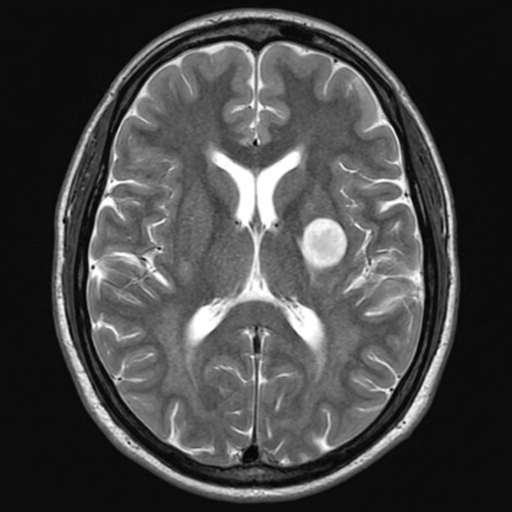
%> input picture Experiment_14/MATLAB/images/Brain_MRI.png, 512 x 512 px
$ octave --eval "result = task_14_1_rle_compression;"   (GNU Octave 9; MATLAB toolbox functions it lacks are replaced by stand-ins)
%> lines starting %> are read from the running program, lines starting %| are printed output that depends on the picture; in (x1, y1, x2, y2) boxes, pixels count from 0 and x2, y2 are one past the last pixel; in counts of white or black regions, pixels touching at a corner belong together; the program's own positions count from 1
%% Task 14.1: Custom Run-Length Encoding (RLE) Compressor & Bit-Exact Verification
% Experiment 14: Medical Image Compression and Quality Evaluation
% Author: Muhammad Ikrama (Reg ID: 60140)

function results = task_14_1_rle_compression()
    fprintf('================================================================================\n');
    fprintf('TASK 14.1: CUSTOM RUN-LENGTH ENCODING (RLE) COMPRESSOR (MATLAB)\n');
    fprintf('================================================================================\n');

    mri = imread(fullfile('..', 'Inputs', 'images', 'Brain_MRI.png'));
%> mri is the input picture: size 512x512 uint8; min 0, max 255, mean 69.9
    if size(mri, 3) == 3; mri = rgb2gray(mri); end

    % Otsu thresholding
    level = graythresh(mri);
%> level = 0.271
    binMask = uint8(imbinarize(mri, level) * 255);
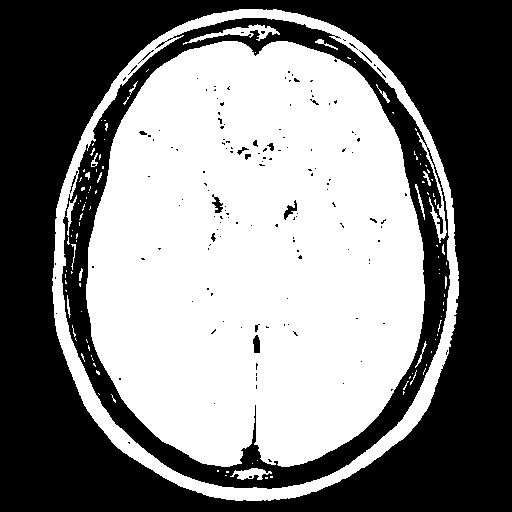
%> binMask: size 512x512 uint8; 50.7% white; 149 black regions (134 under 20 px), largest, box (x1, y1, x2, y2) and area: (0, 0, 512, 512) 102650, (62, 18, 450, 489) 25489, (253, 335, 260, 353) 102

    % RLE encode binary mask
    [valsBin, countsBin] = rle_encode_mat(binMask);
%> in rle_encode_mat, `diffs = find(flat(1:end-1) ~= flat(2:end));`: diffs = 4444 values from 26902 to 234792
%> in rle_encode_mat, `idx = [0 diffs n];`: idx = 4446 values from 0 to 262144
%> in rle_encode_mat, `counts = diff(idx);`: counts = 4445 values, max 27352 at index 4445, min 1 at index 19, mean 58.98
%> in rle_encode_mat, `vals = flat(idx(2:end));`: vals = 4445 values, max 255 at index 2, min 0 at index 1, mean 127.5
%> valsBin has the same summary as vals in rle_encode_mat; countsBin has the same summary as counts in rle_encode_mat
    compBytesBin = length(valsBin) * 3;
%> compBytesBin = 13335
    crBin = numel(binMask) / compBytesBin;
%> crBin = 19.66
    decBin = rle_decode_mat(valsBin, countsBin, size(binMask));
%> after the loop in rle_decode_mat, `for k = 1:length(vals)`: out = 4445 items
    mseBin = mean((double(binMask) - double(decBin)).^2, 'all');
%> mseBin = 0

    % RLE encode grayscale MRI
    [valsGray, countsGray] = rle_encode_mat(mri);
    compBytesGray = length(valsGray) * 3;
%> compBytesGray = 529476
    crGray = numel(mri) / compBytesGray;
%> crGray = 0.495
    decGray = rle_decode_mat(valsGray, countsGray, size(mri));
    mseGray = mean((double(mri) - double(decGray)).^2, 'all');
%> mseGray = 0

    fprintf('%-38s | %-10s | %-7s | %-10s | %-6s | %-6s\n', 'Input Target', 'Raw Bytes', 'Runs', 'RLE Bytes', 'CR', 'MSE');
    fprintf('----------------------------------------------------------------------------------------\n');
    fprintf('%-38s | %-10d | %-7d | %-10d | %-5.2fx | %-6.4f\n', 'Binary Otsu Mask (High Redundancy)', numel(binMask), length(valsBin), compBytesBin, crBin, mseBin);
%| Binary Otsu Mask (High Redundancy)     | 262144     | 4445    | 13335      | 19.66x | 0.0000
    fprintf('%-38s | %-10d | %-7d | %-10d | %-5.2fx | %-6.4f\n', 'Raw 8-bit Grayscale MRI (Noisy Pixels)', numel(mri), length(valsGray), compBytesGray, crGray, mseGray);
%| Raw 8-bit Grayscale MRI (Noisy Pixels) | 262144     | 176492  | 529476     | 0.50 x | 0.0000

    assert(mseBin == 0, 'Binary RLE reconstruction failed!');
    assert(mseGray == 0, 'Grayscale RLE reconstruction failed!');
    fprintf('>>> Task 14.1 Complete: Bit-exact verification verified (MSE = 0.0000).\n');
    results = struct('crBin', crBin, 'crGray', crGray, 'mseBin', mseBin, 'mseGray', mseGray);
%> results = {crBin 19.66, crGray 0.495, mseBin 0, mseGray 0}
end

function [vals, counts] = rle_encode_mat(img)
    flat = img(:)';
    n = length(flat);
    if n == 0; vals = []; counts = []; return; end
    diffs = find(flat(1:end-1) ~= flat(2:end));
    idx = [0 diffs n];
    counts = diff(idx);
    vals = flat(idx(2:end));
end

function img = rle_decode_mat(vals, counts, sz)
    out = cell(1, length(vals));
    for k = 1:length(vals)
        out{k} = repmat(vals(k), 1, counts(k));
    end
    img = reshape([out{:}], sz);
end

$ run again, with Experiment_14/MATLAB/images/Brain_PET_Moving.png copied over Experiment_14/MATLAB/images/Brain_MRI.png
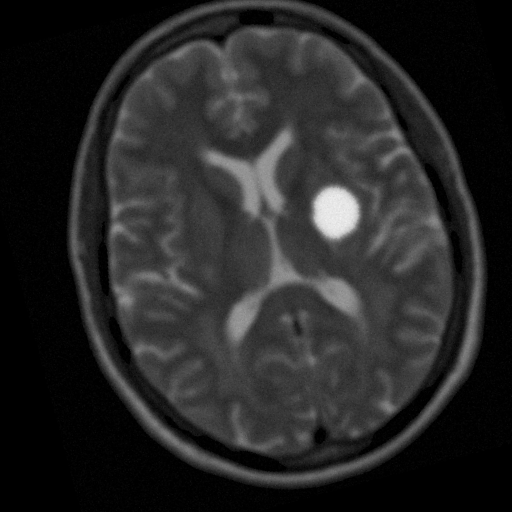
%> input picture Experiment_14/MATLAB/images/Brain_PET_Moving.png, 512 x 512 px
%> in task_14_1_rle_compression, mri is the input picture: size 512x512 uint8; min 0, max 241, mean 38.5
%> level = 0.145
%> in task_14_1_rle_compression, `binMask = uint8(imbinarize(mri, level) * 255);`:
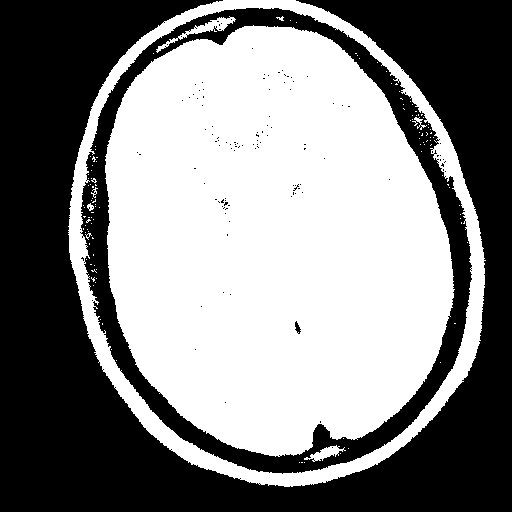
%> binMask: size 512x512 uint8; 52% white; 118 black regions (115 under 20 px), largest, box (x1, y1, x2, y2) and area: (0, 0, 512, 512) 102677, (80, 8, 472, 474) 22945, (295, 321, 301, 334) 43
%> diffs = 3998 values from 35042 to 248581
%> idx = 4000 values from 0 to 262144
%> counts = 3999 values, max 35042 at index 1, min 1 at index 2, mean 65.55
%> vals = 3999 values, max 255 at index 2, min 0 at index 1, mean 127.5
%> valsBin has the same summary as vals in rle_encode_mat; countsBin has the same summary as counts in rle_encode_mat
%> after the loop in rle_decode_mat, `for k = 1:length(vals)`: out = 3999 items
%> mseBin = 0
%| Binary Otsu Mask (High Redundancy)     | 262144     | 3999    | 11997      | 21.85x | 0.0000
%| Raw 8-bit Grayscale MRI (Noisy Pixels) | 262144     | 200225  | 600675     | 0.44 x | 0.0000
%> results = {crBin 21.85, crGray 0.436, mseBin 0, mseGray 0}

$ run again, with Experiment_14/MATLAB/images/Chest_Xray.png copied over Experiment_14/MATLAB/images/Brain_MRI.png
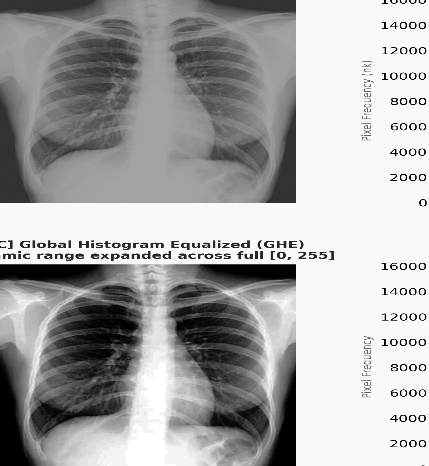
%> input picture Experiment_14/MATLAB/images/Chest_Xray.png, 429 x 466 px
%> in task_14_1_rle_compression, mri is the input picture: size 466x429x3 uint8; min 0, max 255, mean 168.1
%> mri: size 466x429 uint8
%> level = 0.675
%> in task_14_1_rle_compression, `binMask = uint8(imbinarize(mri, level) * 255);`:
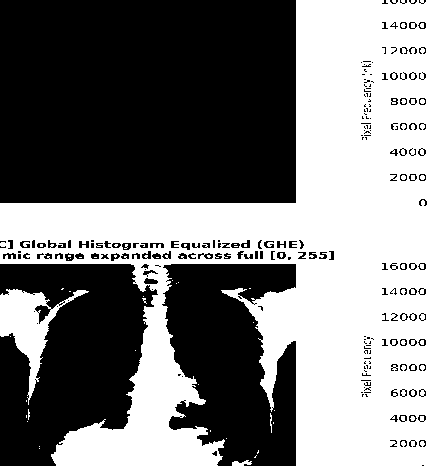
%> binMask: size 466x429 uint8; 47.1% white; 55 white regions (48 under 20 px), largest, box (x1, y1, x2, y2) and area: (0, 0, 429, 466) 90582, (0, 289, 89, 405) 3031, (232, 460, 252, 466) 77
%> diffs = 5645 values from 203 to 198721
%> idx = 5647 values from 0 to 199914
%> counts = 5646 values, max 12850 at index 3516, min 1 at index 11, mean 35.41
%> vals = 5646 values, max 255 at index 2, min 0 at index 1, mean 127.5
%> valsBin has the same summary as vals in rle_encode_mat; countsBin has the same summary as counts in rle_encode_mat
%> after the loop in rle_decode_mat, `for k = 1:length(vals)`: out = 5646 items
%> mseBin = 0
%| Binary Otsu Mask (High Redundancy)     | 199914     | 5646    | 16938      | 11.80x | 0.0000
%| Raw 8-bit Grayscale MRI (Noisy Pixels) | 199914     | 113361  | 340083     | 0.59 x | 0.0000
%> results = {crBin 11.8, crGray 0.588, mseBin 0, mseGray 0}
